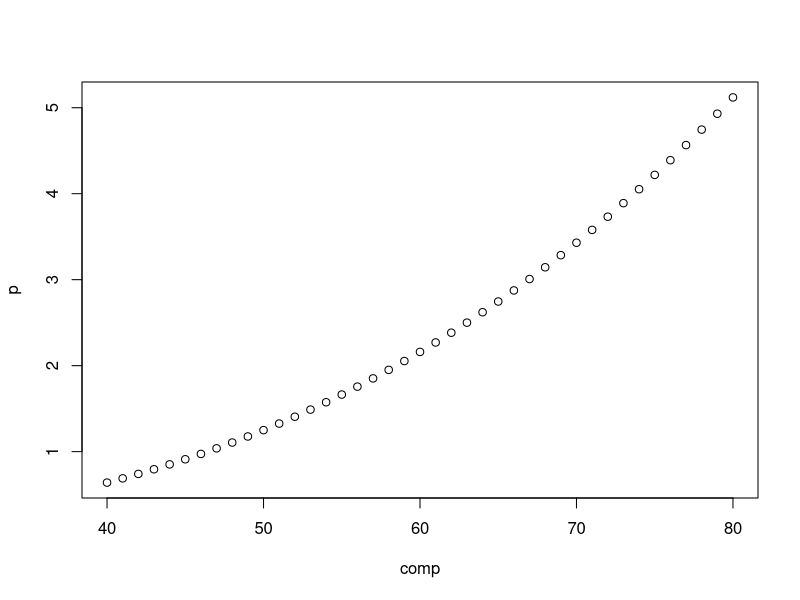
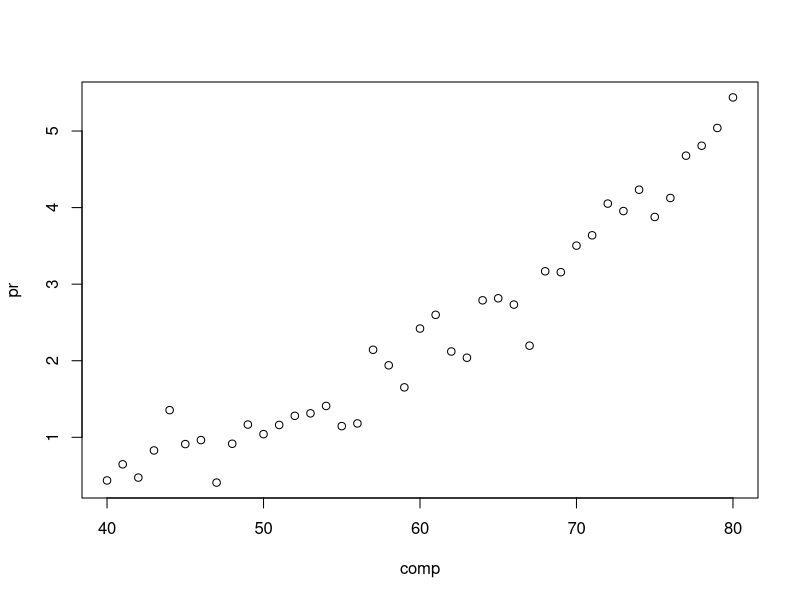

These charts were generated, in order, by the following R code:
#!/usr/bin/env Rscript

# Exercícios
# 1.2 Simulação de dados de comprimento e peso de um organismo qualquer
# O modelo usado será p = α * comp^β em que:
# p = peso(kg)
# comp = comprimento(cm)
# A título de exemplo os parâmetros para essa simulação são α=0.00001 e
# β=3

# a. Crie uma sequência de números de 40 a 80 com intervalos regulares
# iguais a 1 e armazene no objeto comp. Este vetor representará uma
# simulação de comprimento de peixes
comp <- seq(40, 80)

# b. Utilize as informações indicadas no enunciado para calcular o que deve
# ser o peso esperado(p) segundo o modelo indicado acima. Faça um diagrama
# de dispersão para comprimento e peso.
α <- 0.00001
β <- 3
p <- α * comp^β
plot(comp, p)

# c. O gráfico obtido no item anterior não representa uma amostra muito
# realista de uma relação comprimento-peso. Vamos agora criar um "erro"
# de tal forma que obteremos algo um pouco mais razoável. Para isto
# poderemos usar:
# erro <- rnorm(length(comp), 0,.25)
# Este vetor, de tamanho igual ao do vetor comp, é constituído de uma
# amostra aleatória de uma distribuição normal com média 0 e desvio padrão
# 0.25. Adicione o erro ao peso (p) para criar um vetor de peso com ruído
# (pr). Finalmente faça um diagrama de dispersão para comp e pr.
erro <- rnorm(length(comp), 0,.25)
pr <- p + erro
plot(comp, pr)
